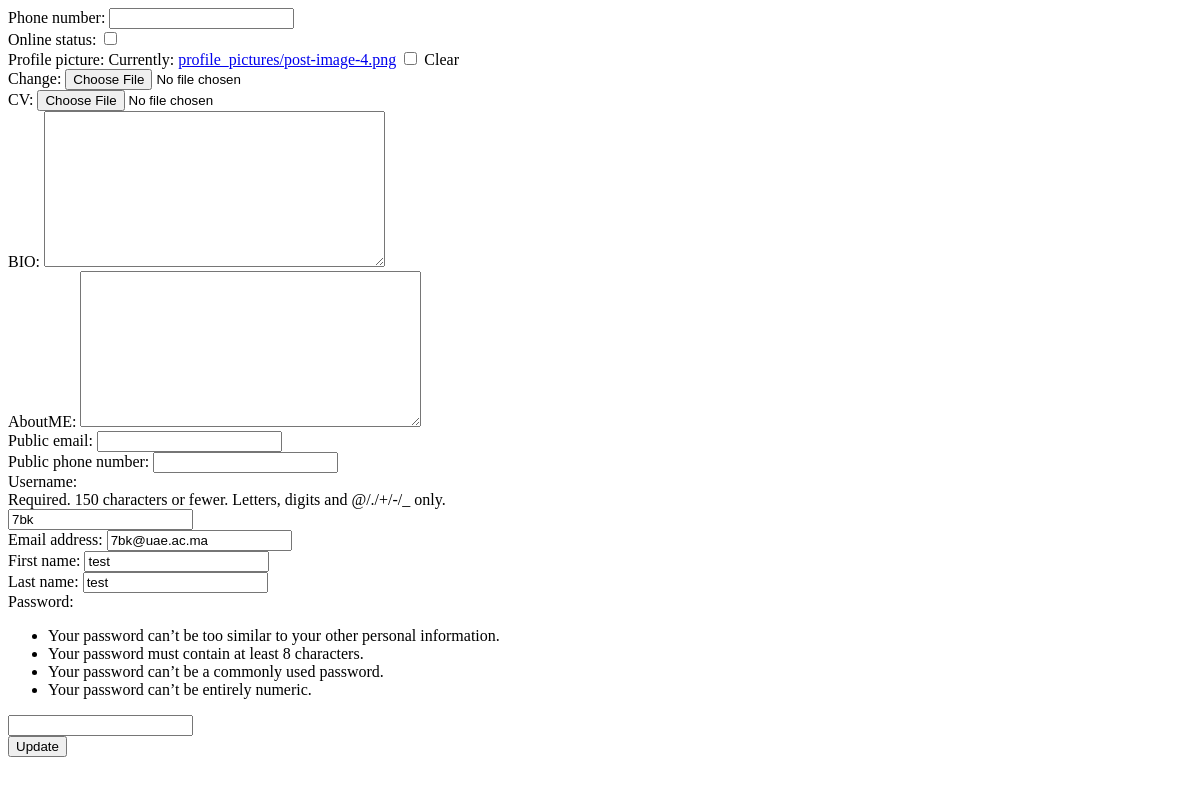
The app's page /test/ (signed in), older data.
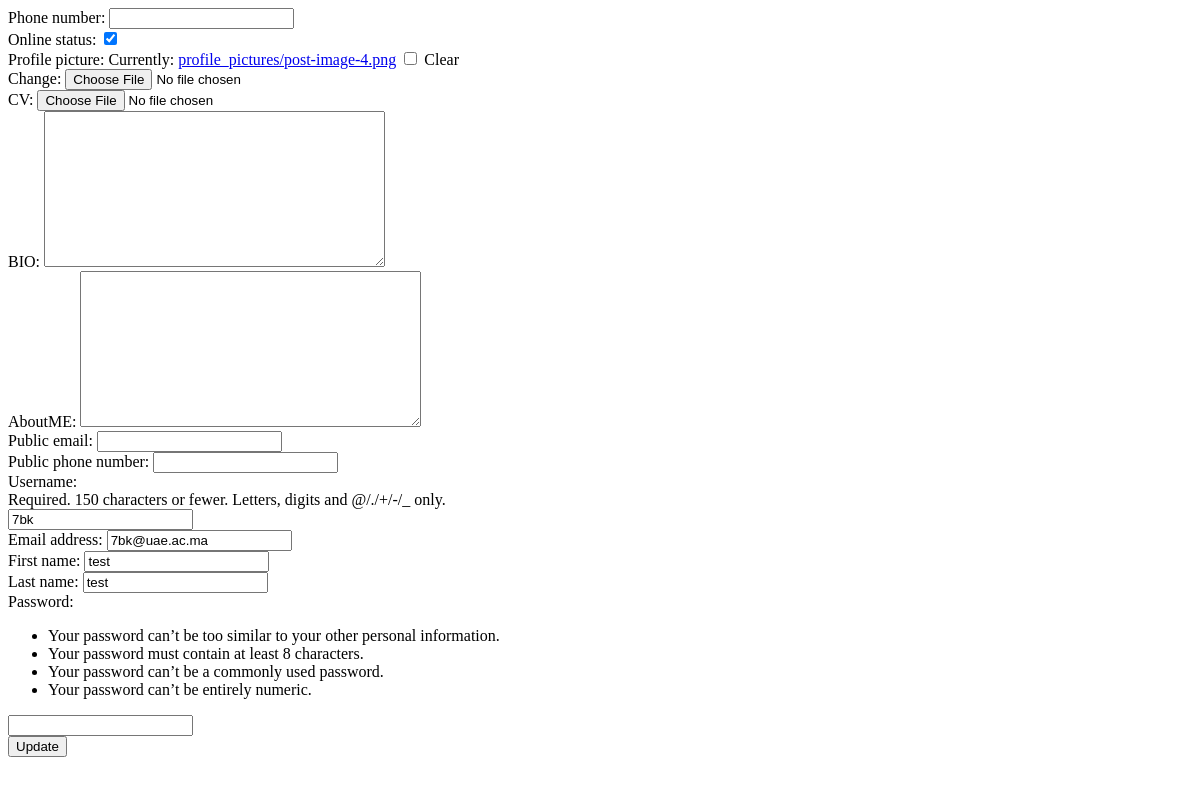
The same page, newer data.
### backend/models.py (models this page shows, shortened)
class utilisateur(models.Model):
    user = models.OneToOneField(User,null=False,on_delete=models.CASCADE)
    role = models.IntegerField(blank=True, null=True)
    phone_number = models.PositiveIntegerField(blank=True, null=True)
    online_status = models.BooleanField(default=False)
    profile_picture = models.ImageField(default='profile_pictures/us2.png',upload_to='profile_pictures/', blank=True)
    CV = models.FileField(upload_to='cv_files/', blank=True)
    BIO = models.TextField(blank=True)
    AboutME = models.TextField(blank=True , null=True)
    public_email = models.EmailField(blank=True)
    public_phone_number = models.PositiveIntegerField(blank=True, null=True)
    created_at = models.DateField(auto_now_add=True)
    updated_at = models.DateField(auto_now=True)

### backend/views.py (the view)
# urls.py: path('test/',backendviews.test,name="test"),
def test(request):
    if request.method == 'POST':
        userinstance = models.utilisateur.objects.get(user_id=request.user.id)
        form = UtilisateurForm(request.POST,request.FILES, instance=userinstance)
        if form.is_valid(): ###
            form.save()
            return redirect('home')
    elif request.user.is_authenticated:
        userinstance = models.utilisateur.objects.get(user_id=request.user.id)
        userform = CreationdUser(instance=userinstance.user)
        utilisateurform = UtilisateurForm(instance=userinstance)
        context = {
                   'utilisateurform': utilisateurform,
                   'userform':userform
                   }
        return render(request, 'HTML/tmp/test.html', context)
    return redirect('home')

### backend/forms.py
class UtilisateurForm(ModelForm):
    class Meta:
        model = utilisateur
        exclude = ['user','role']
        fields = '__all__'

class CreationdUser(UserCreationForm):
    def __init__(self, *args, **kwargs):
        super().__init__(*args, **kwargs)
        self.fields.pop('password2')  # Remove the password2 field
    class Meta:
        model = User
        fields = ['username','email','first_name','last_name']
        widgets = {
            'username':forms.TextInput(attrs={'placeholder':'Username'}),
            'email':forms.EmailInput(attrs={'placeholder':'Email'}),
            'first_name':forms.TextInput(attrs={'placeholder':'First Name'}),
            'last_name':forms.TextInput(attrs={'placeholder':'Last Name'}),
        }

### Djangotest/templates/HTML/tmp/test.html (shortened to what this page needs)
<form action="/test/" method="post" enctype="multipart/form-data">
    {{utilisateurform}}
    {{userform}}
    <button type="submit">Update</button>
</form>

Row changes from the older to the newer data that the page shows:
changed utilisateur: online_status "☐" → "☑"
